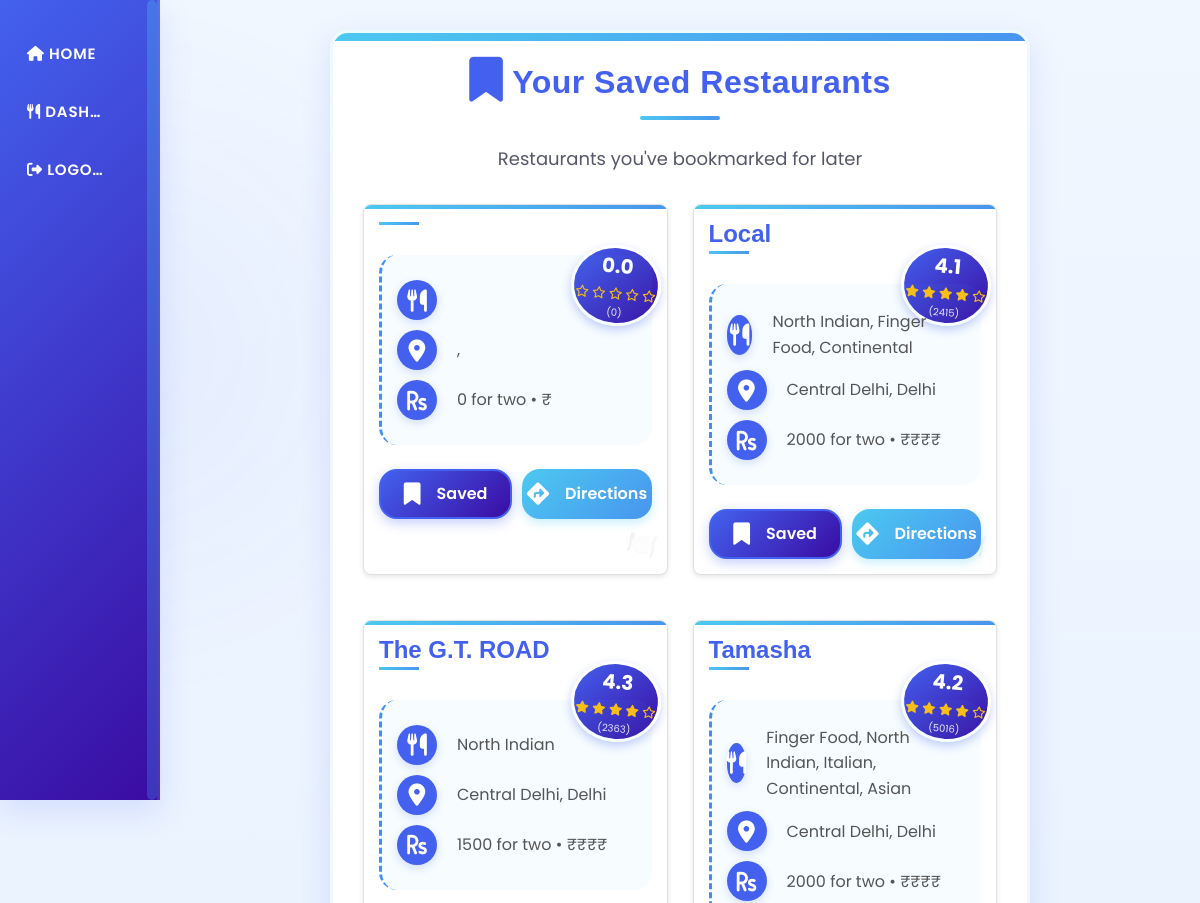
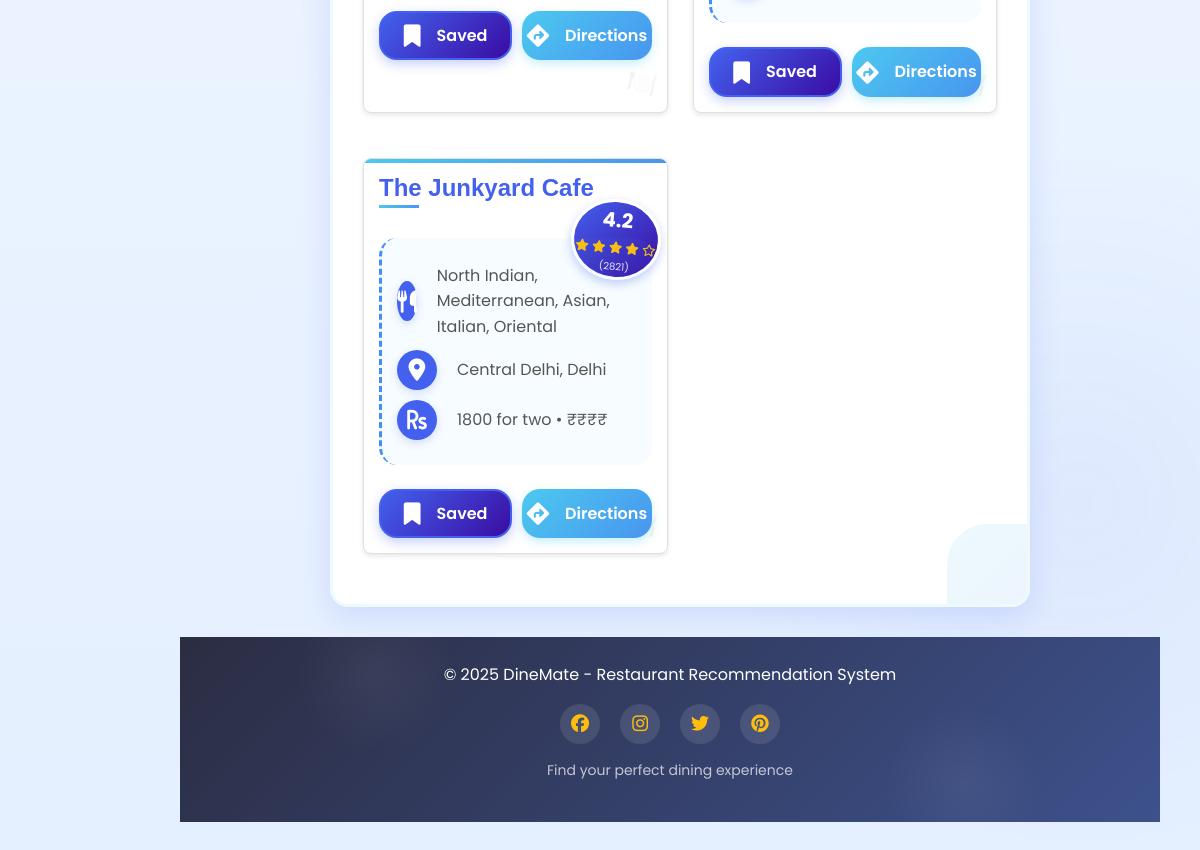
Screenshot of /saved-restaurants (signed in) with the database file from the repository (2 pictures, top to bottom).
### app/models.py (models this page shows)
class Restaurant(db.Model):
    __tablename__ = 'restaurant'
    id = db.Column(db.Integer, primary_key=True)
    name = db.Column(db.String(100), nullable=False)
    location = db.Column(db.String(100))          # General area/neighborhood
    locality = db.Column(db.String(100))          # Specific locality (e.g., "Bandra West")
    city = db.Column(db.String(50), nullable=False)
    cuisine = db.Column(db.String(50), nullable=False)
    rating = db.Column(db.Float)                  # e.g., 4.2
    votes = db.Column(db.Integer)                 # e.g., 1,200 votes
    cost = db.Column(db.Integer)                  # e.g., 500 (average cost for two)
    __table_args__ = {'extend_existing': True, 'sqlite_autoincrement': True}
    def price_range(self):
        if self.cost < 500:
            return "₹"
        elif self.cost < 1000:
            return "₹₹"
        elif self.cost < 1500:
            return "₹₹₹"
        else:
            return "₹₹₹₹"

### app/routes.py (the view)
@main.route('/saved-restaurants')
@login_required
def saved_restaurants():
    sample_restaurants = Restaurant.query.limit(5).all()
    return render_template('saved_restaurants.html', restaurants=sample_restaurants, title="Saved Restaurants")

### app/models.py (called while the page is built)
@login_manager.user_loader
def load_user(user_id):
    return User.query.get(int(user_id))

### app/templates/saved_restaurants.html (shortened to what this page needs)
{% extends "base.html" %}
{% block content %}
<div class="container">
  <div class="recommendations-header">
    <h2><i class="fas fa-bookmark fa-lg"></i> Your Saved Restaurants</h2>
    <p class="subtitle">Restaurants you've bookmarked for later</p>
  </div>
  {% if restaurants %}
    <div class="restaurant-grid">
      {% for r in restaurants %}
        <div class="restaurant-card" style="--i: {{ loop.index }};">
          <div class="restaurant-card-header">
            <h3>{{ r.name }}</h3>
            <div class="restaurant-rating">
              <span class="rating-value">{{ r.rating }}</span>
              <div class="rating-stars">
                {% for i in range(1, 6) %}
                  {% if i <= r.rating|int %}
                    <i class="fas fa-star"></i>
                  {% elif i - 0.5 <= r.rating %}
                    <i class="fas fa-star-half-alt"></i>
                  {% else %}
                    <i class="far fa-star"></i>
                  {% endif %}
                {% endfor %}
              </div>
              <span class="votes">({{ r.votes }})</span>
            </div>
          </div>
          <div class="restaurant-details">
            <p class="restaurant-cuisines">
              <i class="fas fa-utensils fa-lg"></i> {{ r.cuisine }}
            </p>
            <p class="restaurant-location">
              <i class="fas fa-map-marker-alt fa-lg"></i> {{ r.locality }}, {{ r.city }}
            </p>
            <p class="restaurant-cost">
              <i class="fas fa-rupee-sign fa-lg"></i> {{ r.cost }} for two • {{ r.price_range() }}
            </p>
          </div>
          <div class="card-actions">
            <button class="btn-action save-btn saved" data-restaurant-id="{{ r.id }}">
              <i class="fas fa-bookmark fa-lg"></i> Saved
            </button>
            <button class="btn-action directions-btn"
              data-name="{{ r.name }}"
              data-locality="{{ r.locality }}"
              data-city="{{ r.city }}">
              <i class="fas fa-directions fa-lg"></i> Directions
            </button>
          </div>
        </div>
      {% endfor %}
    </div>
  {% endif %}
</div>
{% endblock %}

### app/templates/base.html (shortened to what this page needs)
<!DOCTYPE html>
<html lang="en">
<head>
    <link rel="stylesheet" href="https://cdn.jsdelivr.net/npm/bootstrap@5.1.3/dist/css/bootstrap.min.css">
    <link rel="stylesheet" href="{{ url_for('static', filename='style.css') }}">
    <link rel="stylesheet" href="https://cdnjs.cloudflare.com/ajax/libs/font-awesome/5.15.3/css/all.min.css">
</head>
<body>
    <nav class="navbar-left">
        <a href="{{ url_for('main.index') }}" style="--i: 1;"><i class="fas fa-home"></i> Home</a>
        {% if current_user.is_authenticated %}
            <a href="{{ url_for('main.dashboard') }}" style="--i: 2;"><i class="fas fa-utensils"></i> Dashboard</a>
            <a href="{{ url_for('main.logout') }}" style="--i: 3;"><i class="fas fa-sign-out-alt"></i> Logout</a>
        {% else %}
            <a href="{{ url_for('main.login') }}" style="--i: 2;"><i class="fas fa-sign-in-alt"></i> Login</a>
            <a href="{{ url_for('main.register') }}" style="--i: 3;"><i class="fas fa-user-plus"></i> Register</a>
        {% endif %}
    </nav>
    <div class="main-content-wrapper">
        {% block content %}{% endblock %}
        <footer>
            <div class="footer-content">
                <p>&copy; 2025 DineMate - Restaurant Recommendation System</p>
                <div class="footer-links">
                    <a href="#"><i class="fab fa-facebook"></i></a>
                    <a href="#"><i class="fab fa-instagram"></i></a>
                    <a href="#"><i class="fab fa-twitter"></i></a>
                    <a href="#"><i class="fab fa-pinterest"></i></a>
                </div>
                <p class="footer-text">Find your perfect dining experience</p>
            </div>
        </footer>
    </div>
</body>
</html>

### app/templates/base.html (style rules this page uses)
.restaurant-card { border: 1px solid #e0e0e0; border-radius: 8px; padding: 15px; margin-bottom: 20px; box-shadow: 0 2px 5px rgba(0, 0, 0, 0.1); transition: transform 0.3s ease; }

### rows the page displays
Restaurant: rating "0.0", votes "0", cost "0", price_range "₹"
Restaurant: name "Local", rating "4.1", votes "2415", cuisine "North Indian, Finger Food, Continental", locality "Central Delhi", city "Delhi", cost "2000", price_range "₹₹₹₹"
Restaurant: name "The G.T. ROAD", rating "4.3", votes "2363", cuisine "North Indian", locality "Central Delhi", city "Delhi", cost "1500", price_range "₹₹₹₹"
Restaurant: name "Tamasha", rating "4.2", votes "5016", cuisine "Finger Food, North Indian, Italian, Continental, Asian", locality "Central Delhi", city "Delhi", cost "2000", price_range "₹₹₹₹"
Restaurant: name "The Junkyard Cafe", rating "4.2", votes "2821", cuisine "North Indian, Mediterranean, Asian, Italian, Oriental", locality "Central Delhi", city "Delhi", cost "1800", price_range "₹₹₹₹"
